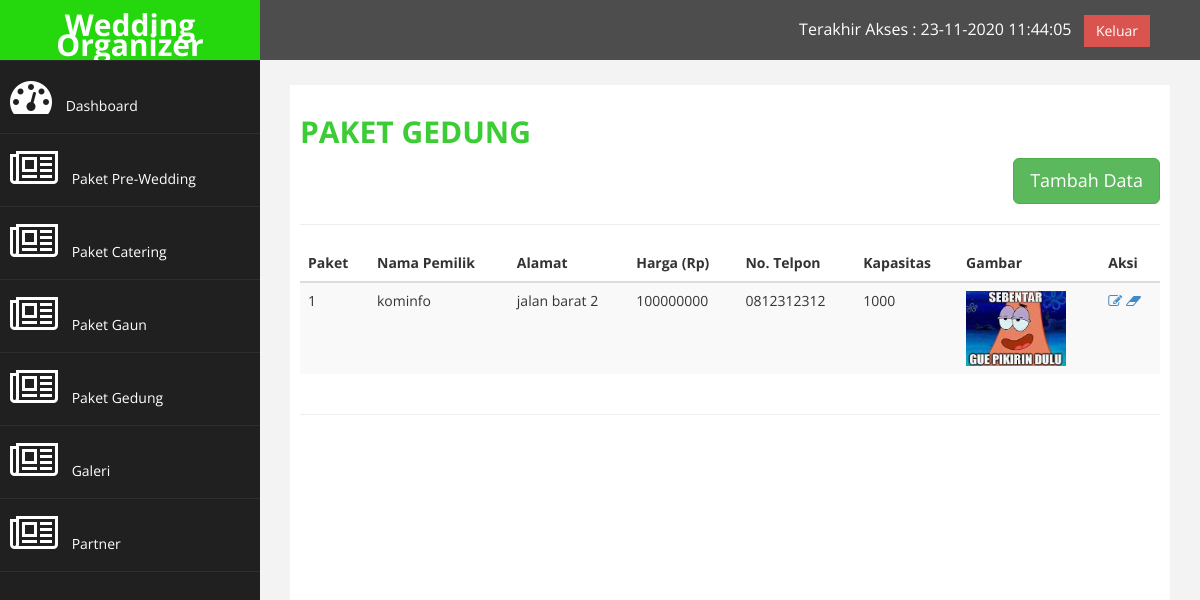
The app's page /admin.php?halaman=p_gedung (signed in) with its own data.
### tables this page shows
CREATE TABLE `gedung` (
  `id_ged` int(3) NOT NULL,
  `nama_ged` varchar(50) NOT NULL,
  `alamat_ged` text NOT NULL,
  `harga_ged` int(16) NOT NULL,
  `telp_ged` varchar(12) NOT NULL,
  `kapasitas_ged` varchar(7) NOT NULL,
  `foto_ged` text NOT NULL
);

### p_gedung.php (the view)
<h2><b>PAKET GEDUNG</b></h2>
<div class="text-right">
    <a href="admin.php?halaman=p_gedung_tambah" class="btn btn-success btn-lg">Tambah Data</a>
</div>
<hr>
<table class="table table-striped">
    <thead>
        <th>Paket</th>
        <th>Nama Pemilik</th>
        <th>Alamat</th>
        <th>Harga (Rp)</th>
        <th>No. Telpon</th>
        <th>Kapasitas</th>
        <th>Gambar</th>
        <th>Aksi</th>
    </thead>
    <tbody>
        <?php $nomor = 1; ?>
        <?php $hasil = mysqli_query($link, "SELECT * FROM gedung"); ?>
        <?php while ($data = mysqli_fetch_assoc($hasil)) { ?>
            <tr>
                <td><?= $nomor; ?></td>
                <td><?= $data['nama_ged']; ?></td>
                <td><?= $data['alamat_ged']; ?></td>
                <td><?= $data['harga_ged']; ?></td>
                <td><?= $data['telp_ged']; ?></td>
                <td><?= $data['kapasitas_ged']; ?></td>
                <td>
                    <img src="images/gedung/<?= $data['foto_ged']; ?>" height="75px" width="100px">
                </td>
                <td>
                    <a href="admin.php?halaman=p_gedung_ubah&id=<?= $data['id_ged']; ?>">
                    <i class='fa fa-edit'></i>
                    </a>
                    <a href="admin.php?halaman=p_gedung_hps&id=<?= $data['id_ged']; ?>">
                    <i class='fa fa-eraser'></i>
                    </a>
                </td>
            </tr>
            <?php $nomor++ ?>
        <?php } ?>
    </tbody>
</table>

### admin/assets/css/custom.css (style rules this page uses)
body { font-family: 'Open Sans', sans-serif; }
h2 { color: rgba(32, 197, 26, 0.877); }

### records on screen
gedung: nama_ged "kominfo", alamat_ged "jalan barat 2", harga_ged "100000000", telp_ged "0812312312", kapasitas_ged "1000", foto_ged (picture)
